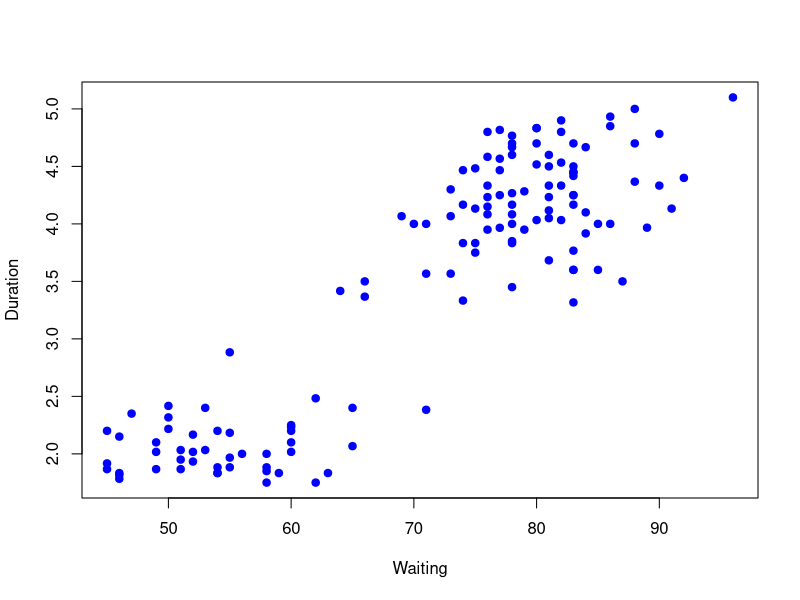
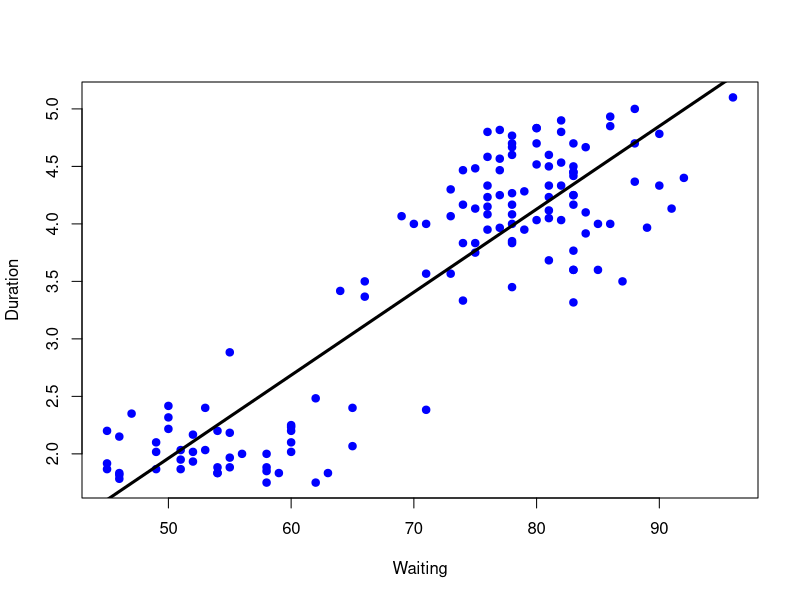
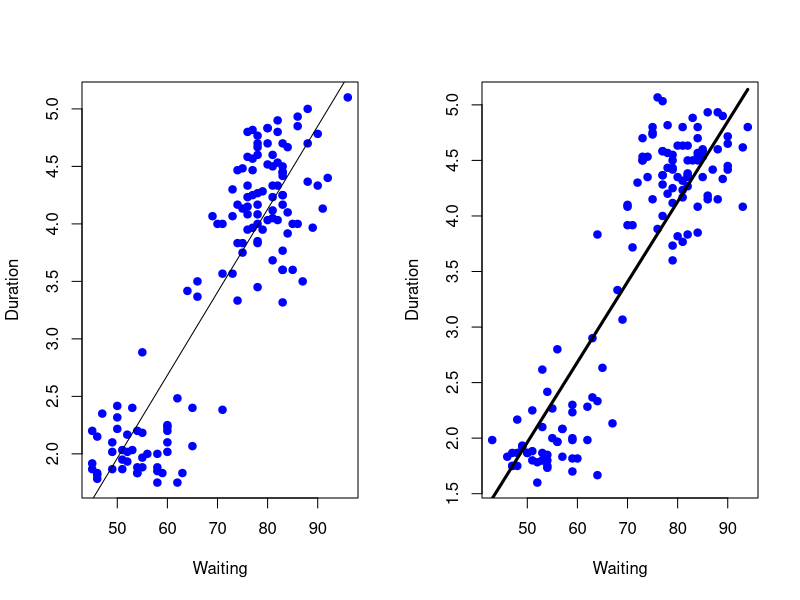
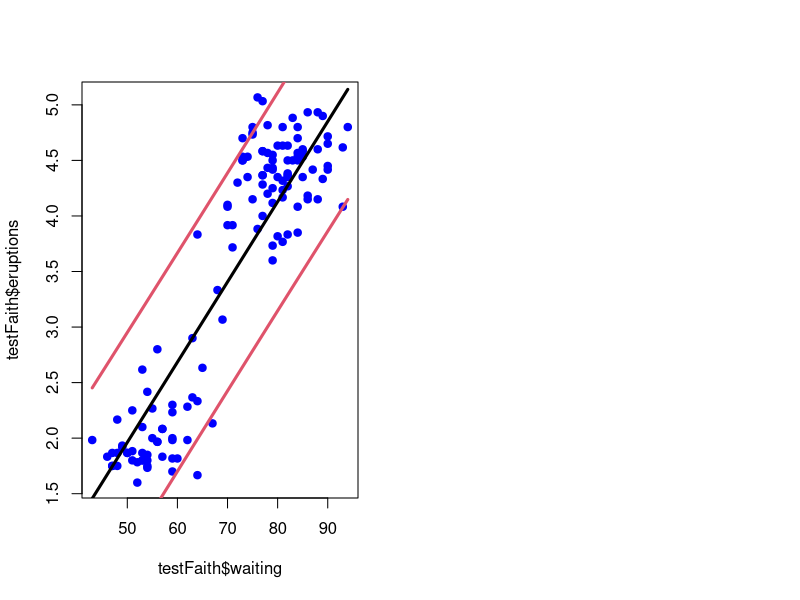

Write R code to recreate these figures, in order.
#Información
library(caret); data("faithful"); set.seed(333)
inTrain <- createDataPartition(y=faithful$waiting, p=0.5, list = FALSE)
trainFaith <- faithful[inTrain,]; testFaith <- faithful[-inTrain,]
head(trainFaith)

#Gráfica
plot(trainFaith$waiting, trainFaith$eruptions, pch=19, col="blue", xlab = "Waiting", ylab = "Duration")

#Ajuste el modelo linear
lm1 <- lm(eruptions ~ waiting, data = trainFaith)
summary(lm1)
plot(trainFaith$waiting, trainFaith$eruptions, pch=19, col="blue", xlab = "Waiting", ylab = "Duration")
lines(trainFaith$waiting, lm1$fitted, lwd=3)

#Predecir nuevo valor
coef(lm1)[1] + coef(lm1)[2]*80
newdata <- data.frame(waiting = 80)
predict(lm1, newdata)

#Graficar, entrenar y probar
par(mfrow=c(1,2))
plot(trainFaith$waiting, trainFaith$eruptions, pch=19, col="blue", xlab = "Waiting", ylab = "Duration")
lines(trainFaith$waiting, predict(lm1, lwd=3))
plot(testFaith$waiting, testFaith$eruptions, pch=19, col="blue", xlab = "Waiting", ylab = "Duration")
lines(testFaith$waiting, predict(lm1, newdata = testFaith), lwd=3)

#Obtener errores en el entrenamiento y las pruebas
sqrt(sum((lm1$fitted-trainFaith$eruptions)^2))
sqrt(sum((predict(lm1, newdata = testFaith)-testFaith$eruptions)^2))

#Predecir intervalos
pred1 <- predict(lm1, newdata = testFaith, interval = "prediction")
ord <- order(testFaith$waiting)
plot(testFaith$waiting, testFaith$eruptions, pch=19, col="blue")
matlines(testFaith$waiting[ord], pred1[ord,], type = "l",, col = c(1,2,2), lty = c(1,1,1), lwd = 3)

#Usando Caret
modFit <- train(eruptions ~ waiting, data = trainFaith, method = "lm")
summary(modFit$finalModel)